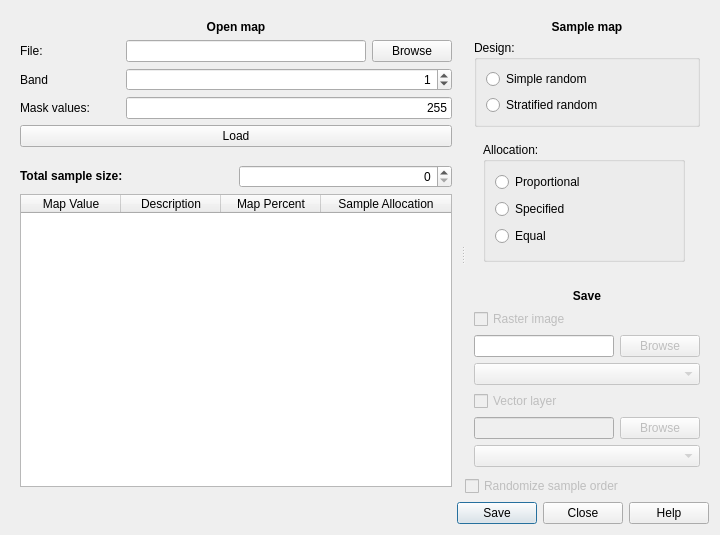
<?xml version="1.0" encoding="UTF-8"?>
<ui version="4.0">
 <class>AccuracyAssessSampler</class>
 <widget class="QDialog" name="AccuracyAssessSampler">
  <property name="geometry">
   <rect>
    <x>0</x>
    <y>0</y>
    <width>720</width>
    <height>535</height>
   </rect>
  </property>
  <property name="windowTitle">
   <string>Dialog</string>
  </property>
  <layout class="QVBoxLayout" name="verticalLayout">
   <item>
    <widget class="QSplitter" name="splitter">
     <property name="frameShape">
      <enum>QFrame::NoFrame</enum>
     </property>
     <property name="orientation">
      <enum>Qt::Horizontal</enum>
     </property>
     <property name="childrenCollapsible">
      <bool>false</bool>
     </property>
     <widget class="QWidget" name="left_widget" native="true">
      <property name="minimumSize">
       <size>
        <width>450</width>
        <height>0</height>
       </size>
      </property>
      <layout class="QGridLayout" name="gridLayout">
       <property name="margin">
        <number>0</number>
       </property>
       <property name="spacing">
        <number>0</number>
       </property>
       <item row="0" column="0">
        <widget class="QWidget" name="widget_3" native="true">
         <property name="maximumSize">
          <size>
           <width>16777215</width>
           <height>150</height>
          </size>
         </property>
         <layout class="QGridLayout" name="gridLayout_2">
          <item row="1" column="2">
           <widget class="QPushButton" name="but_browse">
            <property name="minimumSize">
             <size>
              <width>50</width>
              <height>0</height>
             </size>
            </property>
            <property name="text">
             <string>Browse</string>
            </property>
           </widget>
          </item>
          <item row="4" column="0" colspan="3">
           <widget class="QPushButton" name="but_loadmap">
            <property name="text">
             <string>Load</string>
            </property>
           </widget>
          </item>
          <item row="0" column="0" colspan="3">
           <widget class="QLabel" name="label">
            <property name="maximumSize">
             <size>
              <width>16777215</width>
              <height>25</height>
             </size>
            </property>
            <property name="text">
             <string>&lt;html&gt;&lt;head/&gt;&lt;body&gt;&lt;p align=&quot;center&quot;&gt;&lt;span style=&quot; font-weight:600;&quot;&gt;Open map&lt;/span&gt;&lt;/p&gt;&lt;/body&gt;&lt;/html&gt;</string>
            </property>
           </widget>
          </item>
          <item row="1" column="1">
           <widget class="QLineEdit" name="edit_fname"/>
          </item>
          <item row="1" column="0">
           <widget class="QLabel" name="label_2">
            <property name="minimumSize">
             <size>
              <width>100</width>
              <height>0</height>
             </size>
            </property>
            <property name="text">
             <string>File:</string>
            </property>
           </widget>
          </item>
          <item row="2" column="0">
           <widget class="QLabel" name="label_3">
            <property name="minimumSize">
             <size>
              <width>100</width>
              <height>0</height>
             </size>
            </property>
            <property name="text">
             <string>Band</string>
            </property>
           </widget>
          </item>
          <item row="3" column="0">
           <widget class="QLabel" name="label_4">
            <property name="minimumSize">
             <size>
              <width>100</width>
              <height>0</height>
             </size>
            </property>
            <property name="text">
             <string>Mask values:</string>
            </property>
           </widget>
          </item>
          <item row="3" column="1" colspan="2">
           <widget class="QLineEdit" name="edit_maskval">
            <property name="text">
             <string>255</string>
            </property>
            <property name="alignment">
             <set>Qt::AlignRight|Qt::AlignTrailing|Qt::AlignVCenter</set>
            </property>
           </widget>
          </item>
          <item row="2" column="1" colspan="2">
           <widget class="QSpinBox" name="spin_band">
            <property name="alignment">
             <set>Qt::AlignRight|Qt::AlignTrailing|Qt::AlignVCenter</set>
            </property>
            <property name="value">
             <number>1</number>
            </property>
           </widget>
          </item>
         </layout>
        </widget>
       </item>
       <item row="1" column="0">
        <widget class="QWidget" name="widget_4" native="true">
         <layout class="QGridLayout" name="gridLayout_3">
          <item row="0" column="0">
           <widget class="QLabel" name="label_6">
            <property name="text">
             <string>&lt;html&gt;&lt;head/&gt;&lt;body&gt;&lt;p&gt;&lt;span style=&quot; font-weight:600;&quot;&gt;Total sample size:&lt;/span&gt;&lt;/p&gt;&lt;/body&gt;&lt;/html&gt;</string>
            </property>
           </widget>
          </item>
          <item row="1" column="0" colspan="2">
           <widget class="QTableWidget" name="table_allocation">
            <attribute name="horizontalHeaderStretchLastSection">
             <bool>true</bool>
            </attribute>
            <attribute name="verticalHeaderVisible">
             <bool>false</bool>
            </attribute>
            <column>
             <property name="text">
              <string>Map Value</string>
             </property>
            </column>
            <column>
             <property name="text">
              <string>Description</string>
             </property>
            </column>
            <column>
             <property name="text">
              <string>Map Percent</string>
             </property>
            </column>
            <column>
             <property name="text">
              <string>Sample Allocation</string>
             </property>
            </column>
           </widget>
          </item>
          <item row="0" column="1">
           <widget class="QSpinBox" name="spin_nsample">
            <property name="alignment">
             <set>Qt::AlignRight|Qt::AlignTrailing|Qt::AlignVCenter</set>
            </property>
            <property name="maximum">
             <number>16777215</number>
            </property>
           </widget>
          </item>
         </layout>
         <zorder>table_allocation</zorder>
         <zorder>label_6</zorder>
         <zorder>spin_nsample</zorder>
        </widget>
       </item>
      </layout>
     </widget>
     <widget class="QWidget" name="right_widget" native="true">
      <property name="minimumSize">
       <size>
        <width>200</width>
        <height>0</height>
       </size>
      </property>
      <layout class="QGridLayout" name="gridLayout_5">
       <property name="margin">
        <number>0</number>
       </property>
       <property name="spacing">
        <number>0</number>
       </property>
       <item row="0" column="0">
        <widget class="QWidget" name="widget_5" native="true">
         <property name="minimumSize">
          <size>
           <width>150</width>
           <height>0</height>
          </size>
         </property>
         <property name="maximumSize">
          <size>
           <width>16777215</width>
           <height>16777215</height>
          </size>
         </property>
         <layout class="QGridLayout" name="gridLayout_4">
          <item row="2" column="0" colspan="2">
           <widget class="QGroupBox" name="group_type">
            <property name="minimumSize">
             <size>
              <width>0</width>
              <height>75</height>
             </size>
            </property>
            <property name="title">
             <string>Design:</string>
            </property>
            <layout class="QVBoxLayout" name="verticalLayout_3">
             <item>
              <widget class="QRadioButton" name="rbut_type_simple">
               <property name="text">
                <string>Simple random</string>
               </property>
              </widget>
             </item>
             <item>
              <widget class="QRadioButton" name="rbut_type_strat">
               <property name="text">
                <string>Stratified random</string>
               </property>
               <property name="checkable">
                <bool>true</bool>
               </property>
               <property name="checked">
                <bool>false</bool>
               </property>
              </widget>
             </item>
            </layout>
           </widget>
          </item>
          <item row="0" column="0" colspan="2">
           <widget class="QLabel" name="label_5">
            <property name="maximumSize">
             <size>
              <width>16777215</width>
              <height>25</height>
             </size>
            </property>
            <property name="text">
             <string>&lt;html&gt;&lt;head/&gt;&lt;body&gt;&lt;p align=&quot;center&quot;&gt;&lt;span style=&quot; font-weight:600;&quot;&gt;Sample map&lt;/span&gt;&lt;/p&gt;&lt;/body&gt;&lt;/html&gt;</string>
            </property>
           </widget>
          </item>
          <item row="3" column="0">
           <widget class="QStackedWidget" name="stack_design">
            <property name="currentIndex">
             <number>1</number>
            </property>
            <widget class="QWidget" name="page_simple">
             <layout class="QGridLayout" name="gridLayout_7"/>
            </widget>
            <widget class="QWidget" name="page_stratified">
             <layout class="QGridLayout" name="gridLayout_8">
              <item row="0" column="0">
               <widget class="QGroupBox" name="groupBox">
                <property name="minimumSize">
                 <size>
                  <width>0</width>
                  <height>100</height>
                 </size>
                </property>
                <property name="title">
                 <string>Allocation:</string>
                </property>
                <layout class="QVBoxLayout" name="verticalLayout_2">
                 <item>
                  <widget class="QRadioButton" name="rbut_alloc_prop">
                   <property name="text">
                    <string>Proportional</string>
                   </property>
                  </widget>
                 </item>
                 <item>
                  <widget class="QRadioButton" name="rbut_alloc_spec">
                   <property name="text">
                    <string>Specified</string>
                   </property>
                  </widget>
                 </item>
                 <item>
                  <widget class="QRadioButton" name="rbut_alloc_equal">
                   <property name="text">
                    <string>Equal</string>
                   </property>
                  </widget>
                 </item>
                </layout>
               </widget>
              </item>
             </layout>
            </widget>
           </widget>
          </item>
         </layout>
        </widget>
       </item>
       <item row="1" column="0">
        <widget class="QWidget" name="widget_6" native="true">
         <layout class="QGridLayout" name="gridLayout_6">
          <item row="3" column="0">
           <widget class="QLineEdit" name="edit_raster_fname"/>
          </item>
          <item row="5" column="0" colspan="2">
           <widget class="QCheckBox" name="cbox_save_vector">
            <property name="enabled">
             <bool>false</bool>
            </property>
            <property name="text">
             <string>Vector layer</string>
            </property>
           </widget>
          </item>
          <item row="6" column="0">
           <widget class="QLineEdit" name="edit_vector_fname">
            <property name="enabled">
             <bool>false</bool>
            </property>
           </widget>
          </item>
          <item row="3" column="1">
           <widget class="QPushButton" name="but_raster_browse">
            <property name="enabled">
             <bool>false</bool>
            </property>
            <property name="text">
             <string>Browse</string>
            </property>
           </widget>
          </item>
          <item row="4" column="0" colspan="2">
           <widget class="QComboBox" name="combo_raster_format">
            <property name="enabled">
             <bool>false</bool>
            </property>
           </widget>
          </item>
          <item row="2" column="0" colspan="2">
           <widget class="QCheckBox" name="cbox_save_raster">
            <property name="enabled">
             <bool>false</bool>
            </property>
            <property name="text">
             <string>Raster image</string>
            </property>
           </widget>
          </item>
          <item row="1" column="0" colspan="2">
           <widget class="QLabel" name="label_7">
            <property name="maximumSize">
             <size>
              <width>16777215</width>
              <height>25</height>
             </size>
            </property>
            <property name="text">
             <string>&lt;html&gt;&lt;head/&gt;&lt;body&gt;&lt;p align=&quot;center&quot;&gt;&lt;span style=&quot; font-weight:600;&quot;&gt;Save&lt;/span&gt;&lt;/p&gt;&lt;/body&gt;&lt;/html&gt;</string>
            </property>
           </widget>
          </item>
          <item row="6" column="1">
           <widget class="QPushButton" name="but_vector_browse">
            <property name="enabled">
             <bool>false</bool>
            </property>
            <property name="text">
             <string>Browse</string>
            </property>
           </widget>
          </item>
          <item row="7" column="0" colspan="2">
           <widget class="QComboBox" name="combo_vector_format">
            <property name="enabled">
             <bool>false</bool>
            </property>
           </widget>
          </item>
         </layout>
        </widget>
       </item>
       <item row="2" column="0">
        <widget class="QCheckBox" name="cbox_random_order">
         <property name="enabled">
          <bool>false</bool>
         </property>
         <property name="text">
          <string>Randomize sample order</string>
         </property>
        </widget>
       </item>
      </layout>
     </widget>
    </widget>
   </item>
   <item>
    <widget class="QDialogButtonBox" name="button_box">
     <property name="orientation">
      <enum>Qt::Horizontal</enum>
     </property>
     <property name="standardButtons">
      <set>QDialogButtonBox::Close|QDialogButtonBox::Help|QDialogButtonBox::Save</set>
     </property>
    </widget>
   </item>
  </layout>
 </widget>
 <resources/>
 <connections>
  <connection>
   <sender>button_box</sender>
   <signal>accepted()</signal>
   <receiver>AccuracyAssessSampler</receiver>
   <slot>accept()</slot>
   <hints>
    <hint type="sourcelabel">
     <x>248</x>
     <y>254</y>
    </hint>
    <hint type="destinationlabel">
     <x>157</x>
     <y>274</y>
    </hint>
   </hints>
  </connection>
  <connection>
   <sender>button_box</sender>
   <signal>rejected()</signal>
   <receiver>AccuracyAssessSampler</receiver>
   <slot>reject()</slot>
   <hints>
    <hint type="sourcelabel">
     <x>316</x>
     <y>260</y>
    </hint>
    <hint type="destinationlabel">
     <x>286</x>
     <y>274</y>
    </hint>
   </hints>
  </connection>
 </connections>
</ui>
